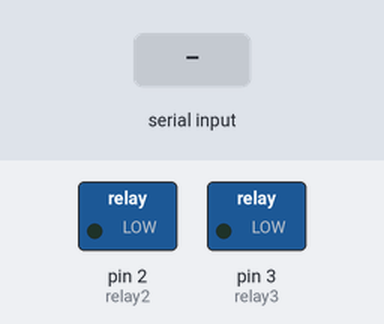
The sketch below on a simulated Arduino Uno, built with avr-gcc and run on an emulated ATmega328P. Parts: switched loads named in the sketch (green lamp = pin HIGH). The inputs (shaded band) are chosen by the test bench. Pins used as bus, display or sensor lines are not drawn; what the sketch prints to the serial monitor is not drawn.

Above: at 1.2 s.
1.3 s: "O" received over Serial
At 1.45 s:
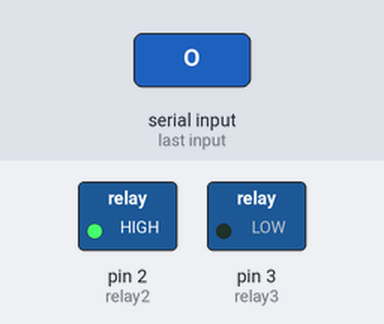
At 2.8 s:
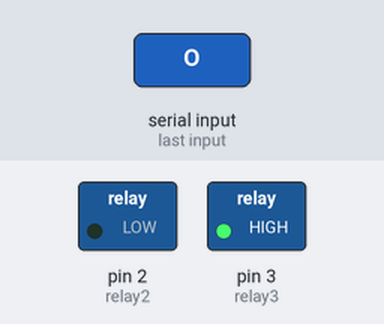
3.1 s: "C" received over Serial
At 4.1 s:
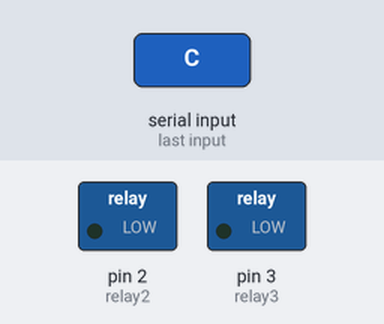
Timing chart, 0 to 6.1 s (numbered marks = the images above; inputs shaded):
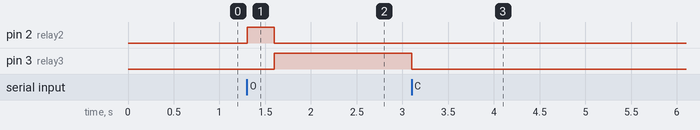

The sketch:

ElectroMagnetic_Lock_24V.ino
```cpp
#define relay1 1
#define relay2 2
#define relay3 3
int switch1,switch2;

void setup() {
  pinMode(relay1, OUTPUT);
  pinMode(relay2, OUTPUT);
  pinMode(relay3, OUTPUT);

  //NC 연결을 베이스로 함.
  digitalWrite(relay1, LOW);
  digitalWrite(relay2, LOW);
  digitalWrite(relay3, LOW);

  Serial.begin(9600);

  //눌리지 않은 상태(기본 상태)에서 '1', 눌린 상태에서 '0' 출력
  pinMode(4, INPUT_PULLUP);
  pinMode(5, INPUT_PULLUP);

  Serial.println("type T >>> switchtest");
  Serial.println("type O >>> OPEN");
  Serial.println("type C >>> CLOSE");
  delay(20);  //스위치 초기 오류 없앰
}


void switchcheck() {
  switch1 = digitalRead(4);
  switch2 = digitalRead(5);
}

void switchtest()
{
  Serial.println(switch1);
  Serial.println(switch2);
}

void OPEN()
{
  digitalWrite(relay1, HIGH);
  digitalWrite(relay2, HIGH);
  digitalWrite(relay3, LOW);
  delay(300);
  digitalWrite(relay1, HIGH);
  digitalWrite(relay2, LOW);
  digitalWrite(relay3, HIGH);
}

void CLOSE()
{
  digitalWrite(relay1, LOW);
  digitalWrite(relay2, LOW);
  digitalWrite(relay3, LOW);
}

void loop() {
  char input;

  while(Serial.available()){
    input = Serial.read();

    if (input == 'T') {
      switchtest();
    }
    else if (input == 'O') {
      OPEN();
    }
    else if (input == 'C') {
      CLOSE();
    }
  }
}
```

Measured:
- after the input at 1.3 s, pin 2 (relay2): LOW → HIGH at once, → LOW 0.30 s later; pin 3 (relay3): LOW → HIGH after 0.30 s
- after the input at 3.1 s, pin 3 (relay3): HIGH → LOW at once
